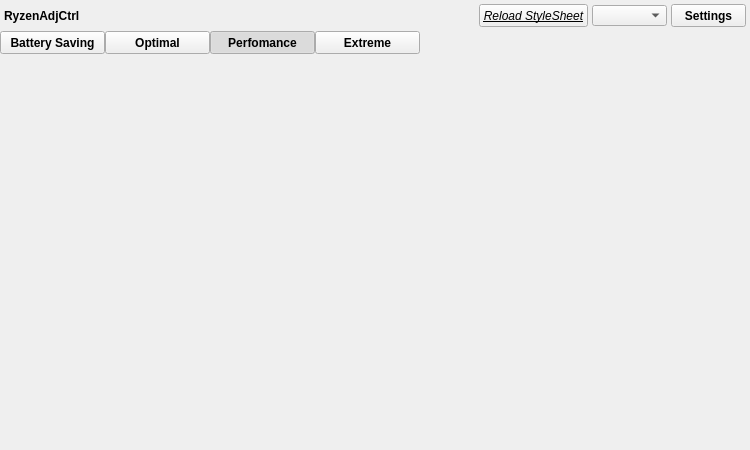
<?xml version="1.0" encoding="UTF-8"?>
<ui version="4.0">
 <class>RyzenAdjGui</class>
 <widget class="QMainWindow" name="RyzenAdjGui">
  <property name="geometry">
   <rect>
    <x>0</x>
    <y>0</y>
    <width>750</width>
    <height>450</height>
   </rect>
  </property>
  <property name="minimumSize">
   <size>
    <width>750</width>
    <height>450</height>
   </size>
  </property>
  <property name="windowTitle">
   <string>RyzenAdjCtrl</string>
  </property>
  <property name="styleSheet">
   <string notr="true"/>
  </property>
  <widget class="QWidget" name="centralwidget">
   <property name="styleSheet">
    <string notr="true"/>
   </property>
   <layout class="QVBoxLayout" name="verticalLayout_3">
    <property name="spacing">
     <number>0</number>
    </property>
    <property name="leftMargin">
     <number>0</number>
    </property>
    <property name="topMargin">
     <number>0</number>
    </property>
    <property name="rightMargin">
     <number>0</number>
    </property>
    <property name="bottomMargin">
     <number>0</number>
    </property>
    <item>
     <widget class="QWidget" name="topwidget" native="true">
      <property name="sizePolicy">
       <sizepolicy hsizetype="Preferred" vsizetype="Maximum">
        <horstretch>0</horstretch>
        <verstretch>0</verstretch>
       </sizepolicy>
      </property>
      <property name="styleSheet">
       <string notr="true"/>
      </property>
      <layout class="QHBoxLayout" name="horizontalLayout_2">
       <property name="spacing">
        <number>4</number>
       </property>
       <property name="leftMargin">
        <number>4</number>
       </property>
       <property name="topMargin">
        <number>4</number>
       </property>
       <property name="rightMargin">
        <number>4</number>
       </property>
       <property name="bottomMargin">
        <number>4</number>
       </property>
       <item>
        <widget class="QLabel" name="label">
         <property name="font">
          <font>
           <weight>75</weight>
           <bold>true</bold>
          </font>
         </property>
         <property name="styleSheet">
          <string notr="true"/>
         </property>
         <property name="text">
          <string>RyzenAdjCtrl</string>
         </property>
        </widget>
       </item>
       <item>
        <spacer name="horizontalSpacer">
         <property name="orientation">
          <enum>Qt::Horizontal</enum>
         </property>
         <property name="sizeHint" stdset="0">
          <size>
           <width>40</width>
           <height>20</height>
          </size>
         </property>
        </spacer>
       </item>
       <item>
        <widget class="QPushButton" name="rssPushButton">
         <property name="minimumSize">
          <size>
           <width>75</width>
           <height>23</height>
          </size>
         </property>
         <property name="font">
          <font>
           <italic>true</italic>
           <underline>true</underline>
          </font>
         </property>
         <property name="text">
          <string>Reload StyleSheet</string>
         </property>
        </widget>
       </item>
       <item>
        <widget class="QComboBox" name="comboBox">
         <property name="minimumSize">
          <size>
           <width>75</width>
           <height>21</height>
          </size>
         </property>
         <property name="maximumSize">
          <size>
           <width>75</width>
           <height>21</height>
          </size>
         </property>
         <property name="styleSheet">
          <string notr="true"/>
         </property>
        </widget>
       </item>
       <item>
        <widget class="QPushButton" name="settingsPushButton">
         <property name="minimumSize">
          <size>
           <width>75</width>
           <height>23</height>
          </size>
         </property>
         <property name="maximumSize">
          <size>
           <width>75</width>
           <height>23</height>
          </size>
         </property>
         <property name="font">
          <font>
           <weight>75</weight>
           <bold>true</bold>
          </font>
         </property>
         <property name="styleSheet">
          <string notr="true"/>
         </property>
         <property name="text">
          <string>Settings</string>
         </property>
         <property name="checkable">
          <bool>true</bool>
         </property>
         <property name="flat">
          <bool>false</bool>
         </property>
        </widget>
       </item>
      </layout>
     </widget>
    </item>
    <item>
     <widget class="QWidget" name="tabWidget" native="true">
      <layout class="QVBoxLayout" name="verticalLayout_2">
       <property name="spacing">
        <number>0</number>
       </property>
       <property name="leftMargin">
        <number>0</number>
       </property>
       <property name="topMargin">
        <number>0</number>
       </property>
       <property name="rightMargin">
        <number>0</number>
       </property>
       <property name="bottomMargin">
        <number>0</number>
       </property>
       <item>
        <widget class="QWidget" name="tabbtnwidget" native="true">
         <property name="sizePolicy">
          <sizepolicy hsizetype="Preferred" vsizetype="Maximum">
           <horstretch>0</horstretch>
           <verstretch>0</verstretch>
          </sizepolicy>
         </property>
         <property name="styleSheet">
          <string notr="true"/>
         </property>
         <layout class="QHBoxLayout" name="horizontalLayout">
          <property name="spacing">
           <number>0</number>
          </property>
          <property name="leftMargin">
           <number>0</number>
          </property>
          <property name="topMargin">
           <number>0</number>
          </property>
          <property name="rightMargin">
           <number>0</number>
          </property>
          <property name="bottomMargin">
           <number>0</number>
          </property>
          <item>
           <widget class="QPushButton" name="batteryPushButton">
            <property name="minimumSize">
             <size>
              <width>105</width>
              <height>23</height>
             </size>
            </property>
            <property name="font">
             <font>
              <weight>75</weight>
              <bold>true</bold>
             </font>
            </property>
            <property name="styleSheet">
             <string notr="true"/>
            </property>
            <property name="text">
             <string>Battery Saving</string>
            </property>
            <property name="checkable">
             <bool>true</bool>
            </property>
            <property name="flat">
             <bool>false</bool>
            </property>
           </widget>
          </item>
          <item>
           <widget class="QPushButton" name="optimalPushButton">
            <property name="minimumSize">
             <size>
              <width>105</width>
              <height>23</height>
             </size>
            </property>
            <property name="font">
             <font>
              <weight>75</weight>
              <bold>true</bold>
             </font>
            </property>
            <property name="styleSheet">
             <string notr="true"/>
            </property>
            <property name="text">
             <string>Optimal</string>
            </property>
            <property name="checkable">
             <bool>true</bool>
            </property>
            <property name="flat">
             <bool>false</bool>
            </property>
           </widget>
          </item>
          <item>
           <widget class="QPushButton" name="perfomancePushButton">
            <property name="minimumSize">
             <size>
              <width>105</width>
              <height>23</height>
             </size>
            </property>
            <property name="font">
             <font>
              <weight>75</weight>
              <bold>true</bold>
             </font>
            </property>
            <property name="styleSheet">
             <string notr="true"/>
            </property>
            <property name="text">
             <string>Perfomance</string>
            </property>
            <property name="checkable">
             <bool>true</bool>
            </property>
            <property name="checked">
             <bool>true</bool>
            </property>
            <property name="flat">
             <bool>false</bool>
            </property>
           </widget>
          </item>
          <item>
           <widget class="QPushButton" name="extremePushButton">
            <property name="minimumSize">
             <size>
              <width>105</width>
              <height>23</height>
             </size>
            </property>
            <property name="font">
             <font>
              <weight>75</weight>
              <bold>true</bold>
             </font>
            </property>
            <property name="styleSheet">
             <string notr="true"/>
            </property>
            <property name="text">
             <string>Extreme</string>
            </property>
            <property name="checkable">
             <bool>true</bool>
            </property>
            <property name="flat">
             <bool>false</bool>
            </property>
           </widget>
          </item>
          <item>
           <spacer name="horizontalSpacer_2">
            <property name="orientation">
             <enum>Qt::Horizontal</enum>
            </property>
            <property name="sizeHint" stdset="0">
             <size>
              <width>20</width>
              <height>10</height>
             </size>
            </property>
           </spacer>
          </item>
         </layout>
        </widget>
       </item>
       <item>
        <widget class="QWidget" name="batteryTab" native="true"/>
       </item>
       <item>
        <widget class="QWidget" name="optimalTab" native="true"/>
       </item>
       <item>
        <widget class="QWidget" name="perfomanceTab" native="true"/>
       </item>
       <item>
        <widget class="QWidget" name="extremeTab" native="true"/>
       </item>
      </layout>
     </widget>
    </item>
    <item>
     <widget class="QWidget" name="settingsWidget" native="true"/>
    </item>
   </layout>
  </widget>
 </widget>
 <resources/>
 <connections/>
</ui>
